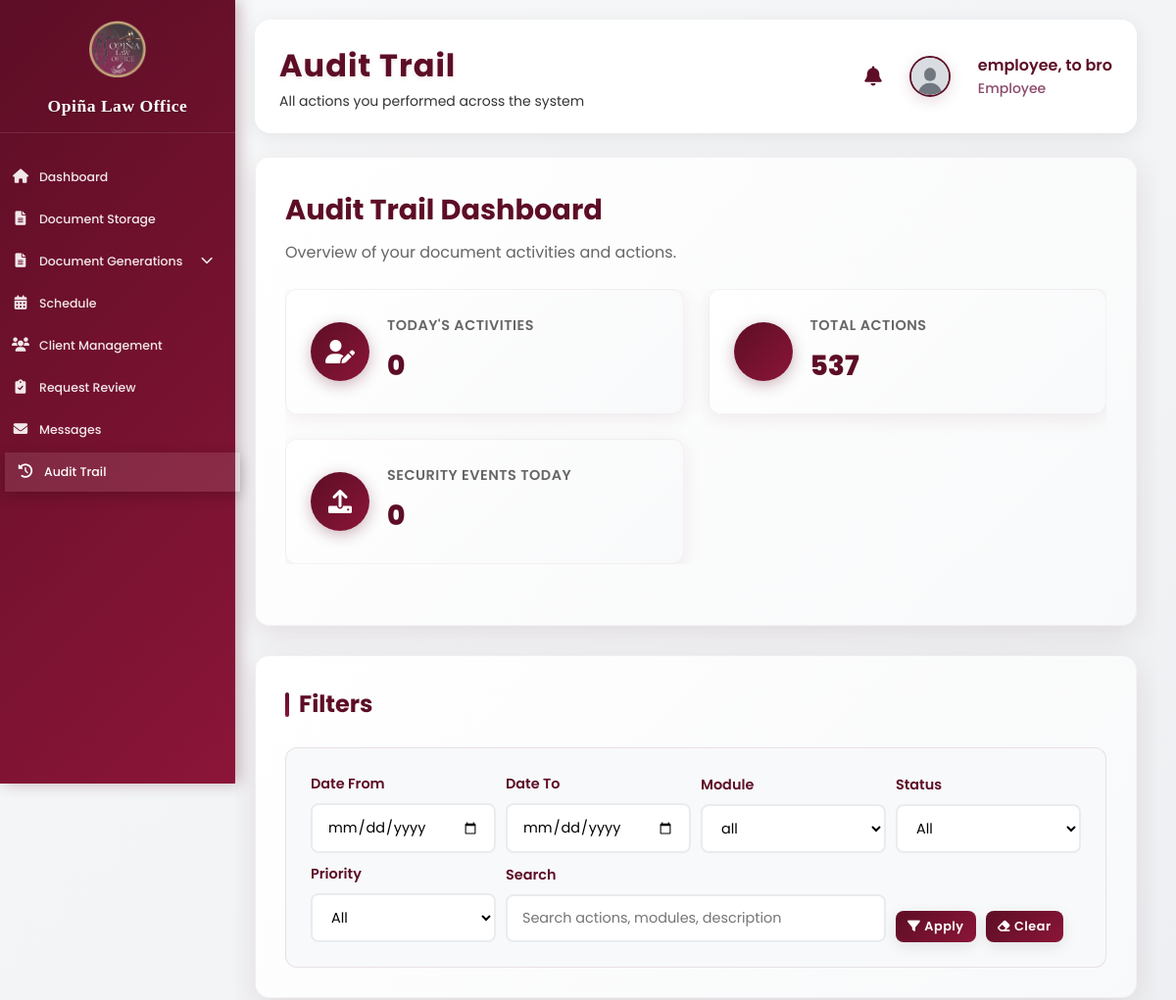
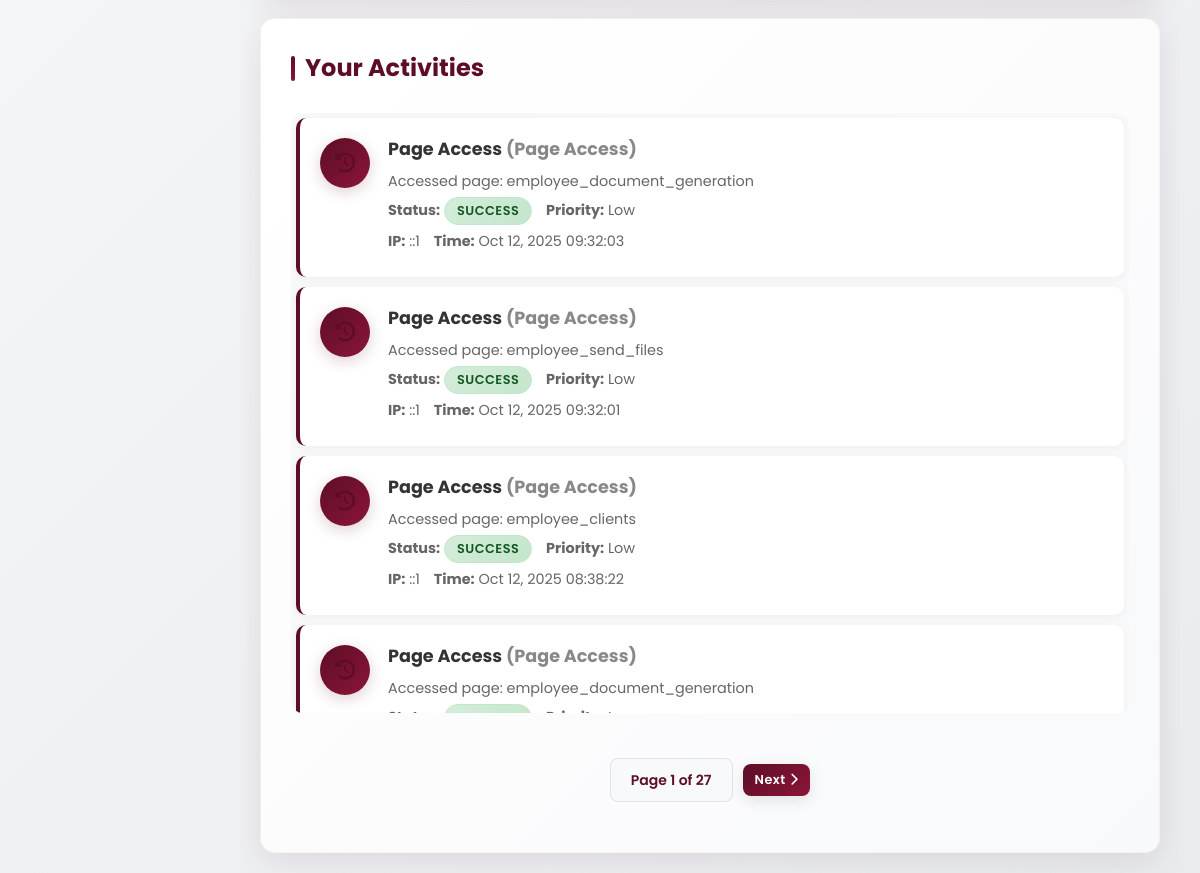
Screenshot of /employee_audit.php (signed in) with the database file from the repository (2 pictures, top to bottom).
### tables this page shows
CREATE TABLE `audit_trail` (
  `id` int(11) NOT NULL,
  `user_id` int(11) NOT NULL,
  `user_name` varchar(100) NOT NULL,
  `user_type` enum('admin','attorney','client','employee') NOT NULL,
  `action` varchar(255) NOT NULL,
  `module` varchar(100) NOT NULL,
  `description` text DEFAULT NULL,
  `ip_address` varchar(45) DEFAULT NULL,
  `user_agent` text DEFAULT NULL,
  `status` enum('success','failed','warning','info') DEFAULT 'success',
  `priority` enum('low','medium','high','critical') DEFAULT 'low',
  `timestamp` timestamp NOT NULL DEFAULT current_timestamp(),
  `additional_data` longtext DEFAULT NULL CHECK (json_valid(`additional_data`))
);

### employee_audit.php (the view, shortened to what this page needs)
<?php
require_once 'action_logger_helper.php';
$employee_id = $_SESSION['user_id'];
$date_from = $_GET['date_from'] ?? '';
$date_to = $_GET['date_to'] ?? '';
$module = $_GET['module'] ?? 'all';
$status = $_GET['status'] ?? 'all';
$priority = $_GET['priority'] ?? 'all';
$search = trim($_GET['search'] ?? '');
$page = max(1, intval($_GET['page'] ?? 1));
$per_page = 20;
$offset = ($page - 1) * $per_page;
$where = "WHERE user_id = ?";
$params = [$employee_id];
$types = "i";
$stmt = $conn->prepare("SELECT COUNT(*) AS c FROM audit_trail WHERE DATE(timestamp)=CURDATE() AND user_id=?");
$stmt->bind_param("i", $employee_id);
$stmt->execute();
$today_activities = $stmt->get_result()->fetch_assoc()['c'] ?? 0;
$stmt = $conn->prepare("SELECT COUNT(*) AS c FROM audit_trail WHERE user_id=?");
$stmt->bind_param("i", $employee_id);
$stmt->execute();
$total_actions = $stmt->get_result()->fetch_assoc()['c'] ?? 0;
$stmt = $conn->prepare("SELECT COUNT(*) AS c FROM audit_trail WHERE DATE(timestamp)=CURDATE() AND user_id=? AND module='Security'");
$stmt->bind_param("i", $employee_id);
$stmt->execute();
$security_events_today = $stmt->get_result()->fetch_assoc()['c'] ?? 0;
$count_sql = "SELECT COUNT(*) AS c FROM audit_trail $where";
$count_stmt = $conn->prepare($count_sql);
if (!empty($params)) { $count_stmt->bind_param($types, ...$params); }
$count_stmt->execute();
$total_filtered = $count_stmt->get_result()->fetch_assoc()['c'] ?? 0;
$total_pages = max(1, (int)ceil($total_filtered / $per_page));
$sql = "SELECT id, action, module, description, ip_address, status, priority, timestamp FROM audit_trail $where ORDER BY timestamp DESC LIMIT $per_page OFFSET $offset";
$list_stmt = $conn->prepare($sql);
if (!empty($params)) { $list_stmt->bind_param($types, ...$params); }
$list_stmt->execute();
$recent_activities = $list_stmt->get_result()->fetch_all(MYSQLI_ASSOC);
?>
<!DOCTYPE html>
<html lang="en">
<head>
    <link rel="stylesheet" href="https://cdnjs.cloudflare.com/ajax/libs/font-awesome/6.0.0/css/all.min.css">
    <link rel="stylesheet" href="assets/css/dashboard.css?v=<?= time() ?>">
</head>
<body>
    <div class="sidebar">
                <div class="sidebar-header">
            <img src="images/logo.jpg" alt="Logo">
            <h2>Opiña Law Office</h2>
        </div>
        <ul class="sidebar-menu">
            <li><a href="employee_dashboard.php"><i class="fas fa-home"></i><span>Dashboard</span></a></li>
            <li><a href="employee_documents.php"><i class="fas fa-file-alt"></i><span>Document Storage</span></a></li>
            <li class="has-submenu">
                <a href="#" class="submenu-toggle"><i class="fas fa-file-alt"></i><span>Document Generations</span><i class="fas fa-chevron-down submenu-arrow"></i></a>
            </li>
            <li><a href="employee_schedule.php"><i class="fas fa-calendar-alt"></i><span>Schedule</span></a></li>
            <li><a href="employee_clients.php"><i class="fas fa-users"></i><span>Client Management</span></a></li>
            <li><a href="employee_request_management.php"><i class="fas fa-clipboard-check"></i><span>Request Review</span></a></li>
            <li><a href="employee_messages.php"><i class="fas fa-envelope"></i><span>Messages</span></a></li>
            <li><a href="employee_audit.php" class="active"><i class="fas fa-history"></i><span>Audit Trail</span></a></li>
        </ul>
    </div>
    <div class="main-content">
        <?php
        $page_title = 'Audit Trail';
        $page_subtitle = 'All actions you performed across the system';
        include 'components/profile_header.php';
        ?>
        <div class="dashboard-section" style="margin-bottom: 30px;">
            <h1>Audit Trail Dashboard</h1>
            <p>Overview of your document activities and actions.</p>
            <div class="dashboard-cards">
                <div class="card">
                    <div class="card-icon">
                        <i class="fas fa-user-edit"></i>
                    </div>
                    <div class="card-info">
                        <h3>Today's Activities</h3>
                        <p><?= $today_activities ?></p>
                    </div>
                </div>
                <div class="card">
                    <div class="card-icon">
                    </div>
                    <div class="card-info">
                        <h3>Total Actions</h3>
                        <p><?= $total_actions ?></p>
                    </div>
                </div>
                <div class="card">
                    <div class="card-icon">
                        <i class="fas fa-upload"></i>
                    </div>
                    <div class="card-info">
                        <h3>Security Events Today</h3>
                        <p><?= $security_events_today ?></p>
                    </div>
                </div>
            </div>
        </div>
        <div class="audit-section" style="margin-bottom: 20px;">
            <h2>Filters</h2>
            <form id="auditFilterForm" method="get" class="filter-form" style="display:grid;grid-template-columns:repeat(auto-fit,minmax(180px,1fr));gap:10px;align-items:end;">
                <div>
                    <label>Date From</label>
                    <input type="date" name="date_from" value="<?= htmlspecialchars($date_from) ?>" />
                </div>
                <div>
                    <label>Date To</label>
                    <input type="date" name="date_to" value="<?= htmlspecialchars($date_to) ?>" />
                </div>
                <div>
                    <label>Module</label>
                    <select name="module">
                        <?php $modules = ['all','Authentication','Document Management','Case Management','User Management','Schedule Management','Communication','Security','System','Page Access'];
                        foreach ($modules as $m): ?>
                            <option value="<?= $m ?>" <?= $module===$m?'selected':'' ?>><?= $m ?></option>
                        <?php endforeach; ?>
                    </select>
                </div>
                <div>
                    <label>Status</label>
                    <select name="status">
                        <?php foreach (['all','success','warning','error'] as $s): ?>
                            <option value="<?= $s ?>" <?= $status===$s?'selected':'' ?>><?= ucfirst($s) ?></option>
                        <?php endforeach; ?>
                    </select>
                </div>
                <div>
                    <label>Priority</label>
                    <select name="priority">
                        <?php foreach (['all','low','medium','high'] as $p): ?>
                            <option value="<?= $p ?>" <?= $priority===$p?'selected':'' ?>><?= ucfirst($p) ?></option>
                        <?php endforeach; ?>
                    </select>
                </div>
                <div style="grid-column:span 2;">
                    <label>Search</label>
                    <input type="text" name="search" placeholder="Search actions, modules, description" value="<?= htmlspecialchars($search) ?>" />
                </div>
                <div style="display:flex; gap:10px;">
                    <button class="btn" type="submit"><i class="fas fa-filter"></i> Apply</button>
                    <a class="btn btn-secondary" href="employee_audit.php#activities" onclick="event.stopPropagation();"><i class="fas fa-eraser"></i> Clear</a>
                </div>
            </form>
        </div>
        <div class="audit-section">
            <h2>Your Activities</h2>
            <div class="activity-list">
                <?php if (empty($recent_activities)): ?>
                    <div class="no-activities">
                        <i class="fas fa-info-circle"></i>
                        <p>No recent activities found.</p>
                    </div>
                <?php else: ?>
                    <?php foreach ($recent_activities as $activity): ?>
                        <div class="activity-item">
                            <div class="activity-icon">
                                <i class="fas fa-history" style="color:#5D0E26;"></i>
                            </div>
                            <div class="activity-details">
                                <h4><?= htmlspecialchars($activity['action']) ?> <span style="color:#888;">(<?= htmlspecialchars($activity['module']) ?>)</span></h4>
                                <p><?= htmlspecialchars($activity['description'] ?? '-') ?></p>
                                <p><strong>Status:</strong> <span class="status-badge <?= htmlspecialchars($activity['status']) ?>"><?= htmlspecialchars(ucfirst($activity['status'])) ?></span> <strong style="margin-left:10px;">Priority:</strong> <?= htmlspecialchars(ucfirst($activity['priority'])) ?></p>
                                <p><strong>IP:</strong> <?= htmlspecialchars($activity['ip_address']) ?> <strong style="margin-left:10px;">Time:</strong> <?= date('M d, Y H:i:s', strtotime($activity['timestamp'])) ?></p>
                            </div>
                        </div>
                    <?php endforeach; ?>
                <?php endif; ?>
            </div>
            <?php if ($total_pages > 1): ?>
                <div class="pagination">
                    <div class="page-info">Page <?= $page ?> of <?= $total_pages ?></div>
                    <?php if ($page < $total_pages): $next = $page+1; ?>
                        <a class="btn" href="?<?= http_build_query(array_merge($_GET, ['page'=>$next])) ?>#activities">
                            Next <i class="fas fa-chevron-right"></i>
                        </a>
                    <?php endif; ?>
                </div>
            <?php endif; ?>
        </div>
    </div>
</body>
</html>

### components/profile_header.php (shortened to what this page needs)
<?php
$user_id = $_SESSION['user_id'];
$res = $conn->query("SELECT profile_image, email, phone_number FROM user_form WHERE id=$user_id");
$profile_image = '';
if ($res && $row = $res->fetch_assoc()) {
    $profile_image = $row['profile_image'];
}
if (!$profile_image || !file_exists($profile_image)) {
    $profile_image = 'images/default-avatar.jpg';
}
$user_name = '';
switch ($_SESSION['user_type']) {
    case 'employee':
        $user_name = $_SESSION['employee_name'] ?? 'Employee';
        break;
}
$user_title = ucfirst($_SESSION['user_type']);
?>
<div class="header">
    <div class="header-title">
        <h1><?= $page_title ?? 'Dashboard' ?></h1>
        <p><?= $page_subtitle ?? 'Overview of your activities' ?></p>
    </div>
    <div class="user-info" style="display: flex; align-items: center; gap: 20px;">
        <div class="notifications-container" style="position: relative;">
            <button id="notificationsBtn" style="background: none; border: none; font-size: 20px; color: var(--primary-color); cursor: pointer; padding: 8px; transition: color 0.2s;" onmouseover="this.style.color='var(--accent-color)'" onmouseout="this.style.color='var(--primary-color)'">
                <i class="fas fa-bell"></i>
            </button>
        </div>
        <div class="profile-dropdown" style="display: flex; align-items: center; gap: 12px;">
            <img src="<?= htmlspecialchars($profile_image) ?>" alt="<?= $user_title ?>" style="object-fit: cover; width: 42px; height: 42px; border-radius: 50%; border: 2px solid var(--primary-color); cursor: pointer;" onclick="toggleProfileDropdown()">
            <div class="user-details">
                <h3 style="margin: 0; font-size: 16px; color: var(--primary-color);"><?= htmlspecialchars($user_name) ?></h3>
                <p style="margin: 0; font-size: 14px; color: var(--accent-color);"><?= $user_title ?></p>
            </div>
        </div>
    </div>
</div>

### employee_audit.php (style rules this page uses)
.dashboard-section { background: linear-gradient(135deg, #fff 0%, #f8f9fa 100%); border-radius: 15px; box-shadow: 0 8px 32px rgba(93, 14, 38, 0.1); padding: 30px; margin-bottom: 30px; border: 1px solid rgba(93, 14, 38, 0.05); }
.dashboard-section h1 { color: #5D0E26; font-size: 1.8rem; margin-bottom: 8px; font-weight: 700; }
.dashboard-section p { color: #666; margin-bottom: 25px; font-size: 1rem; }
.dashboard-cards { display: grid; grid-template-columns: repeat(auto-fit, minmax(280px, 1fr)); gap: 25px; margin-top: 25px; }
.card { background: linear-gradient(135deg, #fff 0%, #f8f9fa 100%); border-radius: 12px; padding: 25px; display: flex; align-items: center; gap: 18px; box-shadow: 0 4px 20px rgba(93, 14, 38, 0.08); border: 1px solid rgba(93, 14, 38, 0.05); transition: all 0.3s ease; }
.card-icon { width: 60px; height: 60px; background: linear-gradient(135deg, #5D0E26 0%, #8B1538 100%); border-radius: 50%; display: flex; align-items: center; justify-content: center; box-shadow: 0 4px 15px rgba(93, 14, 38, 0.3); }
.card-icon i { color: white; font-size: 24px; }
.card-info h3 { margin: 0; font-size: 0.9rem; color: #666; font-weight: 600; text-transform: uppercase; letter-spacing: 0.5px; }
.card-info p { margin: 8px 0 0 0; font-size: 28px; font-weight: 800; color: #5D0E26; }
.audit-section { background: linear-gradient(135deg, #fff 0%, #f8f9fa 100%); border-radius: 15px; box-shadow: 0 8px 32px rgba(93, 14, 38, 0.1); padding: 30px; border: 1px solid rgba(93, 14, 38, 0.05); }
.audit-section h2 { margin-bottom: 25px; color: #5D0E26; font-size: 1.5rem; font-weight: 700; display: flex; align-items: center; gap: 10px; }
.audit-section h2::before { content: ''; width: 4px; height: 25px; background: linear-gradient(135deg, #5D0E26 0%, #8B1538 100%); border-radius: 2px; }
.filter-form { background: #f8f9fa; padding: 25px; border-radius: 12px; border: 1px solid rgba(93, 14, 38, 0.1); }
.filter-form label { display: block; margin-bottom: 8px; font-weight: 600; color: #5D0E26; font-size: 0.9rem; }
.filter-form input, .filter-form select { width: 100%; padding: 12px 15px; border: 2px solid #e9ecef; border-radius: 8px; font-size: 0.9rem; transition: all 0.3s ease; background: white; }
.filter-form .btn { background: linear-gradient(135deg, #5D0E26 0%, #8B1538 100%); color: white; border: none; padding: 12px 25px; border-radius: 8px; font-weight: 600; cursor: pointer; transition: all 0.3s ease; display: flex; align-items: center; gap: 8px; }
.activity-list { max-height: 600px; overflow-y: auto; border-radius: 12px; background: #f8f9fa; padding: 5px; }
.activity-item { display: flex; align-items: flex-start; gap: 18px; padding: 20px; background: white; border-radius: 10px; margin-bottom: 10px; box-shadow: 0 2px 10px rgba(93, 14, 38, 0.05); border-left: 4px solid #5D0E26; transition: all 0.3s ease; }
.activity-icon { width: 50px; height: 50px; background: linear-gradient(135deg, #5D0E26 0%, #8B1538 100%); border-radius: 50%; display: flex; align-items: center; justify-content: center; flex-shrink: 0; box-shadow: 0 4px 15px rgba(93, 14, 38, 0.2); }
.activity-icon i { color: white; font-size: 20px; }
.activity-details { flex: 1; }
.activity-details h4 { margin: 0 0 10px 0; color: #333; font-size: 1.1rem; font-weight: 700; line-height: 1.3; }
.activity-details p { margin: 6px 0; color: #666; font-size: 0.9rem; line-height: 1.4; }
.status-badge { padding: 4px 12px; border-radius: 20px; font-size: 0.8rem; font-weight: 600; text-transform: uppercase; letter-spacing: 0.5px; }
.status-badge.success { background: linear-gradient(135deg, #d4edda 0%, #c3e6cb 100%); color: #155724; border: 1px solid #c3e6cb; }
.pagination { display: flex; gap: 10px; justify-content: center; align-items: center; margin-top: 25px; padding: 20px; }
.pagination .btn { background: linear-gradient(135deg, #5D0E26 0%, #8B1538 100%); color: white; border: none; padding: 10px 20px; border-radius: 8px; font-weight: 600; cursor: pointer; transition: all 0.3s ease; text-decoration: none; display: inline-flex; align-items: center; }
.pagination .page-info { padding: 10px 20px; background: #f8f9fa; border-radius: 8px; font-weight: 600; color: #5D0E26; border: 1px solid rgba(93, 14, 38, 0.1); }

### rows the page displays
audit_trail: action "Page Access", module "Page Access", description "Accessed page: employee_document_generation", status "SUCCESS", priority "Low", ip_address "::1", timestamp "Oct 12, 2025 09:32:03"
audit_trail: action "Page Access", module "Page Access", description "Accessed page: employee_send_files", status "SUCCESS", priority "Low", ip_address "::1", timestamp "Oct 12, 2025 09:32:01"
audit_trail: action "Page Access", module "Page Access", description "Accessed page: employee_clients", status "SUCCESS", priority "Low", ip_address "::1", timestamp "Oct 12, 2025 08:38:22"
audit_trail: action "Page Access", module "Page Access", description "Accessed page: employee_document_generation"

### other values shown
$page_title "Audit Trail"
$page_subtitle "All actions you performed across the system"
$user_name "employee, to bro"
$user_title "Employee"
$today_activities "0"
$total_actions "537"
$security_events_today "0"
$page "1"
$total_pages "27"
form field module "all"
form field status "All"
form field priority "All"
